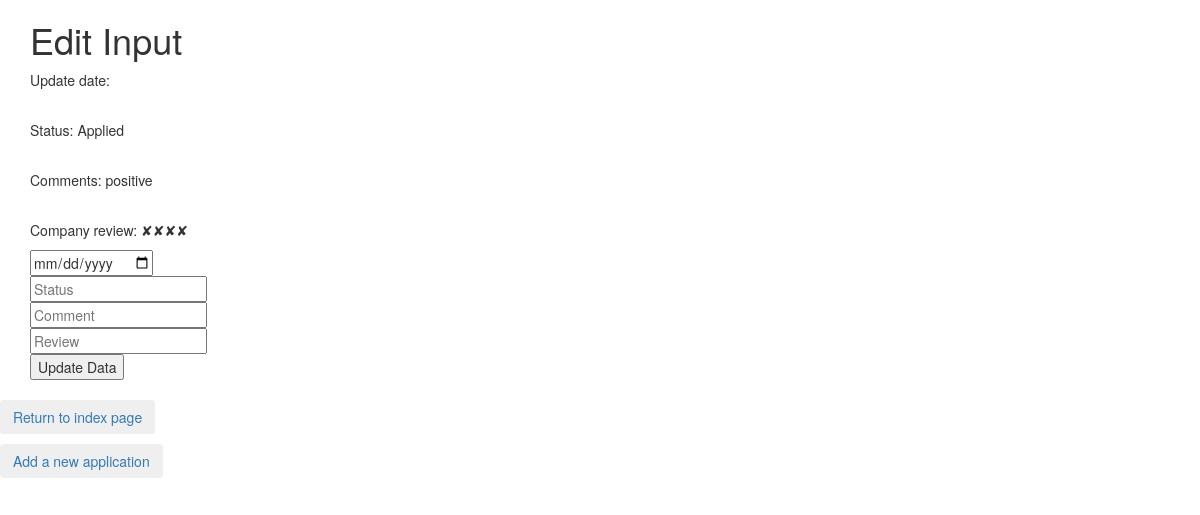
Page /edit?id=24 on the committed database.
### main.py (models this page shows)
class Career(db.Model):
    id = db.Column(db.Integer, primary_key=True)
    title = db.Column(db.String(80), nullable=False)
    organization = db.Column(db.String(120), nullable=False)
    submit_date = db.Column(db.DateTime, nullable=False, default=datetime.utcnow)
    update_date = db.Column(db.DateTime, nullable=False)
    resume = db.Column(db.String(120), nullable=False)
    cover_letter = db.Column(db.String(120), nullable=False)
    company_review = db.Column(db.String(120), nullable=False)
    status = db.Column(db.String(120), nullable=False)
    comments = db.Column(db.String(120), nullable=False)
    def __repr__(self):
        return '<id %r>' % self.id

### main.py (the view, shortened to what this page needs)
@app.route("/edit", methods=['GET', 'POST'])
def edit():
    job_id = request.args.get('id')
    job_selected = Career.query.get(job_id)
    print(job_selected, job_id)
    return render_template("edit_data.html", name=job_selected)

### templates/edit_data.html (shortened to what this page needs)
{% extends 'bootstrap/base.html' %}
{% block content %}
<div class="container">
  <div class="row">
    <div class="col-sm-12">
      <h1>Edit Input</h1>
	  <form class="table table-striped table-dark" action="{{ url_for('edit') }}"  method="POST">
         <p >Update date: {{name.last_update_date}}</p><br>
          <p >Status: {{name.status}}</p><br>
          <p >Comments: {{name.comments}}</p><br>
          <p> Company review: {{name.company_review}}</p>
          <input type="date" name="last_update_date" placeholder="date"><br>
          <input type="text" name="status" placeholder="Status"><br>
          <input type="text" name="comments" placeholder="Comment"><br>
          <input type="text" name="company_review" placeholder="Review"><br>
          <button type="submit">Update Data</button>
      </form>
    </div>
    <div class="row">
         <div class="col">
                    <p>
                        <button class="btn btn">
                            <a href="/" >Return to index page</a>
                        </button>
                    </p>
         </div>
        <div class="col">
                   <p>
                       <button class="btn btn">
                           <a href="/add" >Add a new application</a>
                       </button>
                   </p>
        </div>
    </div>
  </div>
</div>
{% endblock %}

### rows in the picture
Career: status "Applied", comments "positive", company_review "✘✘✘✘"
